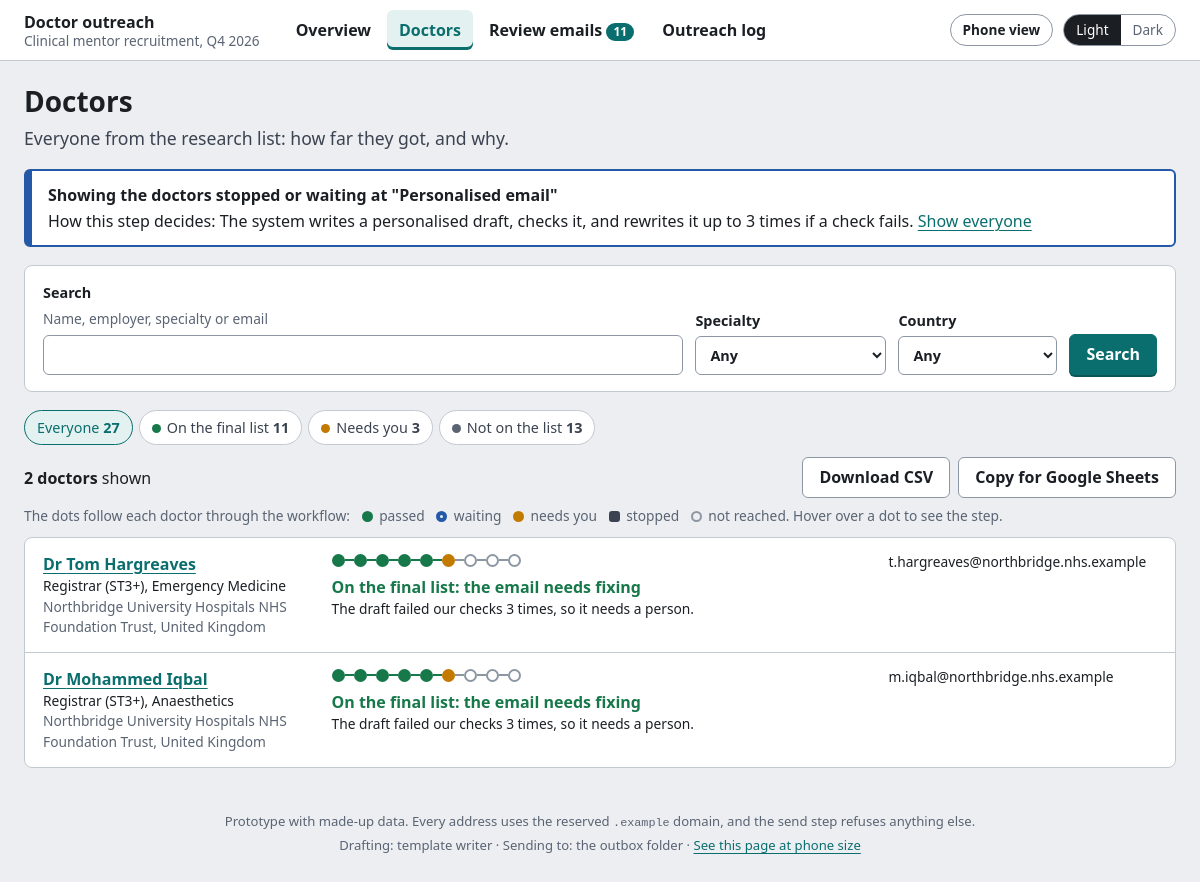
The page /doctors?step=draft on the database as committed earlier.
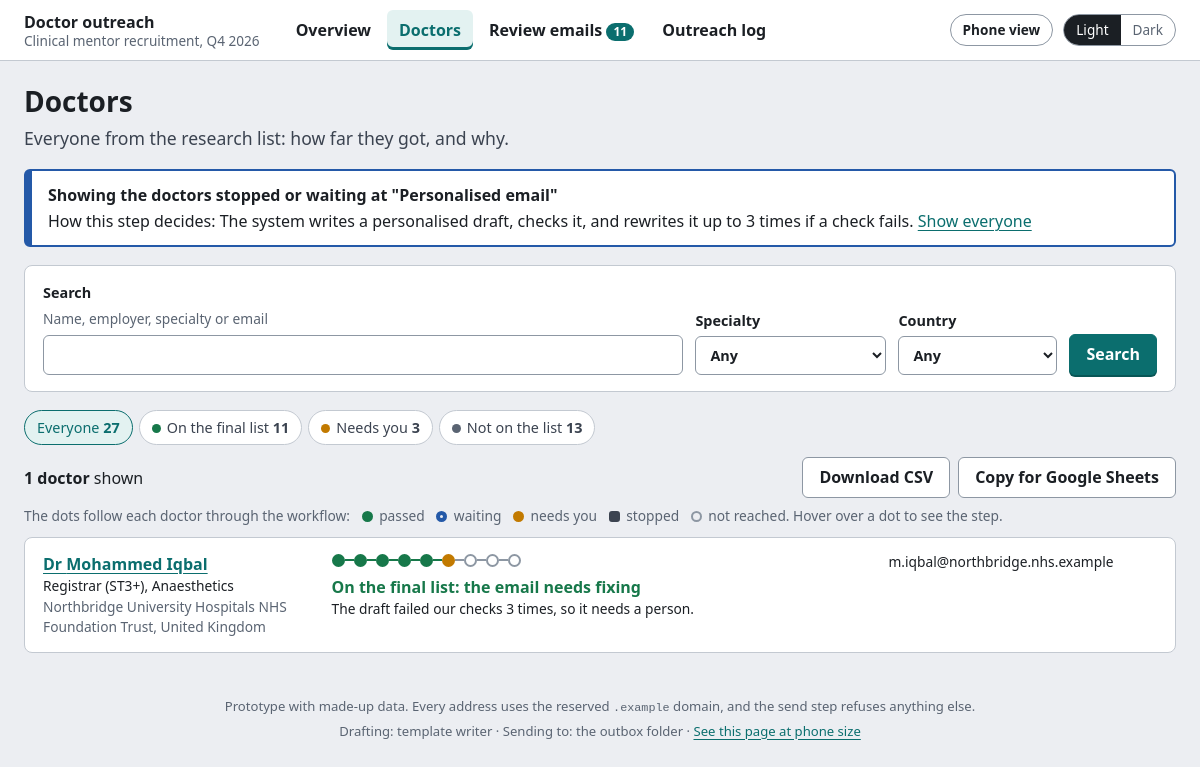
The same page on the database as committed later.
### tables this page shows
CREATE TABLE leads (
    id              INTEGER PRIMARY KEY,
    campaign_id     TEXT NOT NULL,
    source_file     TEXT NOT NULL,
    source_row      INTEGER NOT NULL,
    title           TEXT,
    full_name       TEXT,
    first_name      TEXT,
    last_name       TEXT,
    grade_raw       TEXT,
    grade           TEXT,
    specialty_raw   TEXT,
    specialty       TEXT,
    employer        TEXT,
    country         TEXT,
    reg_number      TEXT,
    email           TEXT,
    email_origin    TEXT,
    source          TEXT,
    profile_notes   TEXT,
    status          TEXT NOT NULL,
    stage           TEXT NOT NULL,
    reason          TEXT,
    gate_results    TEXT NOT NULL DEFAULT '{}',
    duplicate_of    INTEGER REFERENCES leads(id),
    merge_notes     TEXT,
    created_at      TEXT NOT NULL,
    updated_at      TEXT NOT NULL,
    UNIQUE (campaign_id, source_file, source_row)
);

### outreach/web/app.py (the view)
    @app.get("/doctors", response_class=HTMLResponse)
    def doctors(request: Request, q: str = "", show: str = "", step: str = "", specialty: str = "",
                country: str = ""):
        filters = {"q": q, "show": show, "step": step, "specialty": specialty, "country": country}
        conn = connect(settings.db_path)
        try:
            shown, heading, everyone = filtered(conn, filters)
            keep = {k: v for k, v in filters.items() if v and k in ("q", "specialty", "country")}
            tabs = [{"label": "Everyone", "tone": "", "count": len(everyone), "on": not show,
                     "href": "/doctors?" + urlencode(keep)}]
            bucket_counts = Counter(bucket_of(l["status"]) for l in everyone)
            for key, label in BUCKETS.items():
                if bucket_counts[key]:
                    tabs.append({"label": label, "tone": BUCKET_TONE[key], "count": bucket_counts[key],
                                 "on": show == key, "href": "/doctors?" + urlencode({**keep, "show": key})})
            return render(
                request, "doctors.html", conn, filters=filters, heading=heading, tabs=tabs, total=len(everyone),
                rows=[{"lead": l, "tracker": tracker(l), "where": where_now(l), "bucket": bucket_of(l["status"])}
                      for l in shown],
                specialties=sorted({l["specialty"] for l in everyone if l["specialty"]}),
                countries=sorted({l["country"] for l in everyone if l["country"]}),
                query_string=urlencode({k: v for k, v in filters.items() if v}),
            )
        finally:
            conn.close()

### outreach/web/templates/doctors.html (shortened to what this page needs)
{% extends "base.html" %}
{% set active = "doctors" %}
{% block content %}
<div class="pagehead">
  {% if filters.show == 'final' %}
    <h1>Final list</h1>
    <p class="lead">Doctors cleared to contact: they fit the campaign, have a verified email, and haven't been contacted recently.</p>
  {% else %}
    <h1>Doctors</h1>
    <p class="lead">Everyone from the research list: how far they got, and why.</p>
  {% endif %}
</div>
{% if heading %}
  <div class="banner info">
    <strong>Showing the doctors stopped or waiting at "{{ heading.label }}"</strong>
    <span>How this step decides: {{ heading.how | explain }} <a href="/doctors">Show everyone</a></span>
  </div>
{% endif %}
<form class="card search" method="get" action="/doctors" role="search">
  <label class="grow">Search
    <span class="field-hint">Name, employer, specialty or email</span>
    <input type="search" name="q" value="{{ filters.q }}">
  </label>
  <label>Specialty
    <select name="specialty">
      <option value="">Any</option>
    </select>
  </label>
  <label>Country
    <select name="country">
      <option value="">Any</option>
    </select>
  </label>
  <button class="primary">Search</button>
</form>
<nav class="tabs" aria-label="Show">
  {% for tab in tabs %}
    <a href="{{ tab.href }}" class="{{ 'on' if tab.on }}">{% if tab.tone %}<i class="dot {{ tab.tone }}"></i>{% endif %}{{ tab.label }} <span>{{ tab.count }}</span></a>
  {% endfor %}
</nav>
<div class="list-bar">
  <p><strong>{{ rows | length }} doctor{{ 's' if rows | length != 1 }}</strong> shown</p>
  <div class="list-actions">
    <a class="button" href="/export.csv?{{ query_string }}">Download CSV</a>
    <a class="button" href="/export/copy?{{ query_string }}">Copy for Google Sheets</a>
  </div>
</div>
<p class="legend small" aria-hidden="true">
  <span class="wide-only">The dots follow each doctor through the workflow:</span>
  <span class="key done"></span> passed <span class="key waiting"></span> waiting
  <span class="key person"></span> needs you <span class="key stopped"></span> stopped
  <span class="key todo"></span> not reached<span class="wide-only">. Hover over a dot to see the step.</span>
</p>
<ul class="doctor-list">
  {% for r in rows %}{% set l = r.lead %}
    <li class="doctor">
      <div class="doctor-who">
        <a href="/leads/{{ l.id }}"><strong>{{ (l.title ~ ' ') if l.title }}{{ l.full_name or '(no name)' }}</strong></a>
        <span class="small">{{ l.grade or l.grade_raw or 'Grade unknown' }}, {{ l.specialty or l.specialty_raw or 'specialty unknown' }}</span>
        <span class="muted small">{{ l.employer }}{% if l.country %}, {{ l.country }}{% endif %}</span>
      </div>
      <div class="doctor-where">
        <ol class="tracker" aria-label="Progress: {{ r.where[0] }}">
          {% for t in r.tracker %}<li class="{{ t.state }}" title="{{ t.label }}: {{ state_words[t.state] }}"><span class="sr">{{ t.label }}: {{ state_words[t.state] }}</span></li>{% endfor %}
        </ol>
        <p class="where-lead {{ r.bucket }}">{{ r.where[0] }}</p>
        <p class="small">{{ r.where[1] | explain }}</p>
      </div>
      <div class="doctor-email small">
        {{ l.email or 'No email' }}
      </div>
    </li>
  {% else %}
    <li class="empty">No doctors match. <a href="/doctors">Clear the search and filters</a></li>
  {% endfor %}
</ul>
{% endblock %}

Rows that differ between the two databases and show on the page:
no longer on this page (row edited): leads: title "Dr", full_name "Tom Hargreaves", grade "Registrar (ST3+)", specialty "Emergency Medicine", employer "Northbridge University Hospitals NHS Foundation Trust", country "United Kingdom", email "t.hargreaves@northbridge.nhs.example"
Other text that changed with them:
{{ rows | length }}: "2" → "1"
{{ 's' if rows | length != 1 }}: "s" → (not shown)
list line gone: ", , On the final list: the email needs fixing The draft failed our checks 3 times, so it needs a person."
